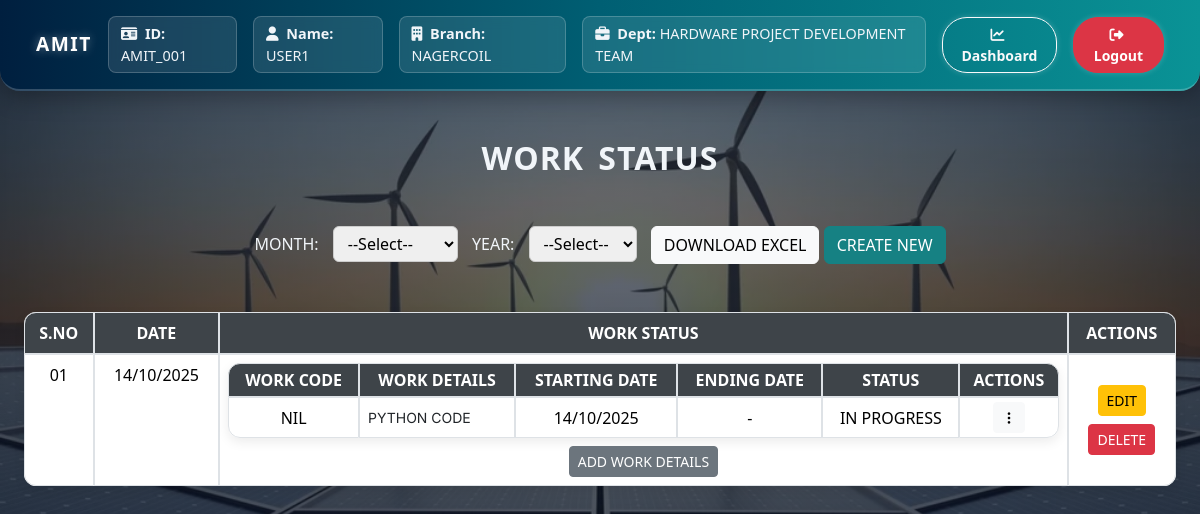
Screenshot of /work-status-group/ (signed in) with the database file from the repository.
### amit_logins/models.py (models this page shows, shortened)
class User(AbstractUser):
    DEPARTMENT_CHOICES = [
        ('HARDWARE PROJECT DEVELOPMENT TEAM', 'HARDWARE PROJECT DEVELOPMENT TEAM'),
        ('ADMIN TEAM', 'ADMIN TEAM'),
        ('ADMIN-MANAGEMENT WORK TEAM', 'ADMIN-MANAGEMENT WORK TEAM'),
    ]
    BRANCH_CHOICES = [
        ('NAGERCOIL', 'NAGERCOIL'),
    ]
    employee_name = models.CharField(max_length=100, null=True, blank=True)
    department = models.CharField(max_length=50, choices=DEPARTMENT_CHOICES)
    branch = models.CharField(max_length=20, choices=BRANCH_CHOICES)
    is_team_leader = models.BooleanField(default=False)
    is_approved = models.BooleanField(default=False)

class WorkStatusGroup(models.Model):
    user = models.ForeignKey(User, on_delete=models.CASCADE)
    branch = models.CharField(max_length=100)
    department = models.CharField(max_length=100)
    S_NO=models.CharField(max_length=100)
    DATE = models.DateField()

class WorkStatus(models.Model):
    group = models.ForeignKey(WorkStatusGroup, on_delete=models.CASCADE, related_name='statuses')
    WORK_CODE = models.CharField(max_length=50)
    WORK_DETAILS = models.TextField()
    STARTING_DATE = models.DateField(null=True, blank=True)
    ENDING_DATE = models.DateField(null=True, blank=True)
    STATUS_CHOICES = [
        ('IN PROGRESS', 'IN PROGRESS'),
        ('COMPLETED', 'COMPLETED'),
        ('-', '-')
    ]
    WORK_STATUS = models.CharField(max_length=50, choices=STATUS_CHOICES)

### amit_logins/views.py (the view)
# urls.py: path('work-status-group/', views.work_status_group_list, name='work_status_group_list'),
@login_required
def work_status_group_list(request):
    groups = WorkStatusGroup.objects.filter(user=request.user).prefetch_related('statuses').order_by('-DATE')
    current_year = datetime.now().year
    years = [year for year in range(current_year, current_year - 10, -1)]
    return render(request, 'workstatus/work_status_group_list.html', {
        'groups': groups,
        'years': years,
    })

### amit_logins/templates/workstatus/work_status_group_list.html (shortened to what this page needs)
{% extends 'logins/base.html' %}
{% block content %}
<div class="container-fluid mt-5">
    <h2 class="text-center mb-4" style="font-weight:900">WORK STATUS</h2>
     <center>
<div class="mt-5">
    <form method="GET" action="{% url 'download_work_status_report' %}">
    <label for="month">MONTH:</label>
    <select name="month" id="month" required>
        <option value="">--Select--</option>
    </select>
    <label for="year">YEAR:</label>
    <select name="year" id="year" required>
        <option value="">--Select--</option>
    </select>
    <button type="submit" class="btn btn-light">DOWNLOAD EXCEL</button>
        <a href="{% url 'create_work_status_group' %}" class="btn btn-primary ">CREATE NEW</a>
</form>
</div>
</center>
    <table class="table table-bordered table-rounded   mt-5" >
        <thead class="table-light text-center ">
            <tr>
                <th>S.NO</th>
                <th>DATE</th>
                <th>WORK STATUS</th>
                <th>ACTIONS</th>
            </tr>
        </thead>
        <tbody>
            {% for group in groups %}
            <tr>
                <td class="text-center">{{ group.S_NO }}</td>
                <td class="text-center">{{ group.DATE|date:"d/m/Y" }}</td>
                <td>
                    <table class="table table-bordered table-rounded table-sm mb-0">
                        <thead class="align-middle text-center">
                            <tr>
                                <th>WORK CODE</th>
                                <th>WORK DETAILS</th>
                                <th>STARTING DATE</th>
                                <th>ENDING DATE</th>
                                <th>STATUS</th>
                                <th>ACTIONS</th>
                            </tr>
                        </thead>
                        <tbody>
                            {% for status in group.statuses.all %}
                            <tr>
                                <td class="text-center align-middle">{{ status.WORK_CODE }}</td>
                                <td class="align-middle">
                                   <pre  style="white-space: pre-wrap; word-wrap: break-word; text-align: left; font-family: 'Inter', sans-serif;"> {{ status.WORK_DETAILS }}</pre>
                                </td>
                                <td class="text-center align-middle"> {% if status.STARTING_DATE %}
                                    {{ status.STARTING_DATE|date:"d/m/Y" }}
                                    {% else %}
                                    -
                                    {% endif %}</td>
                                <td class="text-center align-middle"> {% if status.ENDING_DATE %}
                                    {{ status.ENDING_DATE|date:"d/m/Y" }}
                                    {% else %}
                                    -
                                    {% endif %}</td>
                                <td class="text-center align-middle">{{ status.WORK_STATUS }}</td>
<td class="text-center">
  <div class="dropdown">
    <button class="btn btn-light btn-sm" type="button" id="actionMenu{{ group.id }}" data-bs-toggle="dropdown" aria-expanded="false">
      <i class="bi bi-three-dots-vertical"></i>
    </button>
  </div>
</td>
                            </tr>
                            {% empty %}
                            <tr><td colspan="6" class="text-center">No entries</td></tr>
                            {% endfor %}
                        </tbody>
                    </table>
                    <center>
                    <a href="{% url 'add_work_status' group.id %}" class="btn btn-sm btn-secondary mt-2">ADD WORK DETAILS</a>
                    </center>
                </td>
                <td class="text-center " style="vertical-align: middle;">
                    <a href="{% url 'edit_work_status_group' group.id %}" class="btn btn-warning btn-sm">EDIT</a><br>
                    <a href="{% url 'delete_work_status_group' group.id %}" class="btn btn-danger btn-sm mt-2"
                       onclick="return confirm('Are you sure you want to delete this group?');">DELETE</a>
                </td>
            </tr>
            {% empty %}
            <tr><td colspan="6" class="text-center">No work status groups found.</td></tr>
            {% endfor %}
        </tbody>
    </table>
</div>
<br><br><br><br>
{% endblock %}

### amit_logins/templates/logins/base.html (shortened to what this page needs)
{% load static %}
<!DOCTYPE html>
<html lang="en">
<head>
  <link href="https://cdn.jsdelivr.net/npm/bootstrap@5.3.5/dist/css/bootstrap.min.css" rel="stylesheet">
  <link rel="stylesheet" href="https://cdnjs.cloudflare.com/ajax/libs/font-awesome/6.4.0/css/all.min.css">
  <link href="https://cdn.jsdelivr.net/npm/bootstrap-icons@1.11.1/font/bootstrap-icons.css" rel="stylesheet">
</head>
<body>
  <div id="particles-js"></div>
  {% if user.is_authenticated %}
<nav class="navbar navbar-expand-lg navbar-dark custom-navbar px-4 py-3">
  <div class="container-fluid">
    <a class="navbar-brand fw-bold text-uppercase" href="#">
      AMIT
    </a>
    <div class="collapse navbar-collapse justify-content-end" id="navbarContent">
      <ul class="navbar-nav align-items-center gap-3">
        <li class="nav-item user-box">
          <i class="fa-solid fa-id-card me-1"></i> <strong>ID:</strong> {{ user.username }}
        </li>
        {% if not user.is_superuser %}
        <li class="nav-item user-box">
          <i class="fa-solid fa-user me-1"></i> <strong>Name:</strong> {{ user.employee_name }}
        </li>
        <li class="nav-item user-box">
          <i class="fa-solid fa-building me-1"></i> <strong>Branch:</strong> {{ user.branch }}
        </li>
        <li class="nav-item user-box">
          <i class="fa-solid fa-briefcase me-1"></i> <strong>Dept:</strong> {{ user.department }}
        </li>
        {% endif %}
        <li class="nav-item">
          <a href="{% url 'dashboard' %}" class="btn nav-btn btn-outline-light btn-sm">
            <i class="fa-solid fa-chart-line me-1"></i> Dashboard
          </a>
        </li>
        <li class="nav-item">
          <a href="{% url 'logout' %}" class="btn nav-btn btn-danger btn-sm">
            <i class="fa-solid fa-right-from-bracket me-1"></i> Logout
          </a>
        </li>
      </ul>
    </div>
  </div>
</nav>
{% endif %}
  <div class="container-fluid content-wrapper mt-4">
    {% block content %}
    {% endblock %}
  </div>
</body>
</html>

### rows the page displays
User: username "AMIT_001", employee_name "USER1", branch "NAGERCOIL", department "HARDWARE PROJECT DEVELOPMENT TEAM"
WorkStatusGroup: S_NO "01", DATE "14/10/2025"
WorkStatus: WORK_CODE "NIL", WORK_DETAILS "PYTHON CODE", STARTING_DATE "14/10/2025", WORK_STATUS "IN PROGRESS"
